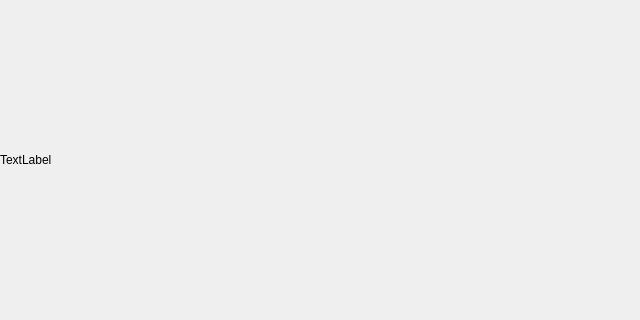
<?xml version="1.0" encoding="UTF-8"?>
<ui version="4.0">
 <class>Form</class>
 <widget class="QWidget" name="Form">
  <property name="geometry">
   <rect>
    <x>0</x>
    <y>0</y>
    <width>640</width>
    <height>320</height>
   </rect>
  </property>
  <property name="windowTitle">
   <string>Form</string>
  </property>
  <widget class="QLabel" name="flag_pic">
   <property name="geometry">
    <rect>
     <x>0</x>
     <y>0</y>
     <width>640</width>
     <height>320</height>
    </rect>
   </property>
   <property name="text">
    <string>TextLabel</string>
   </property>
  </widget>
 </widget>
 <resources/>
 <connections/>
</ui>
